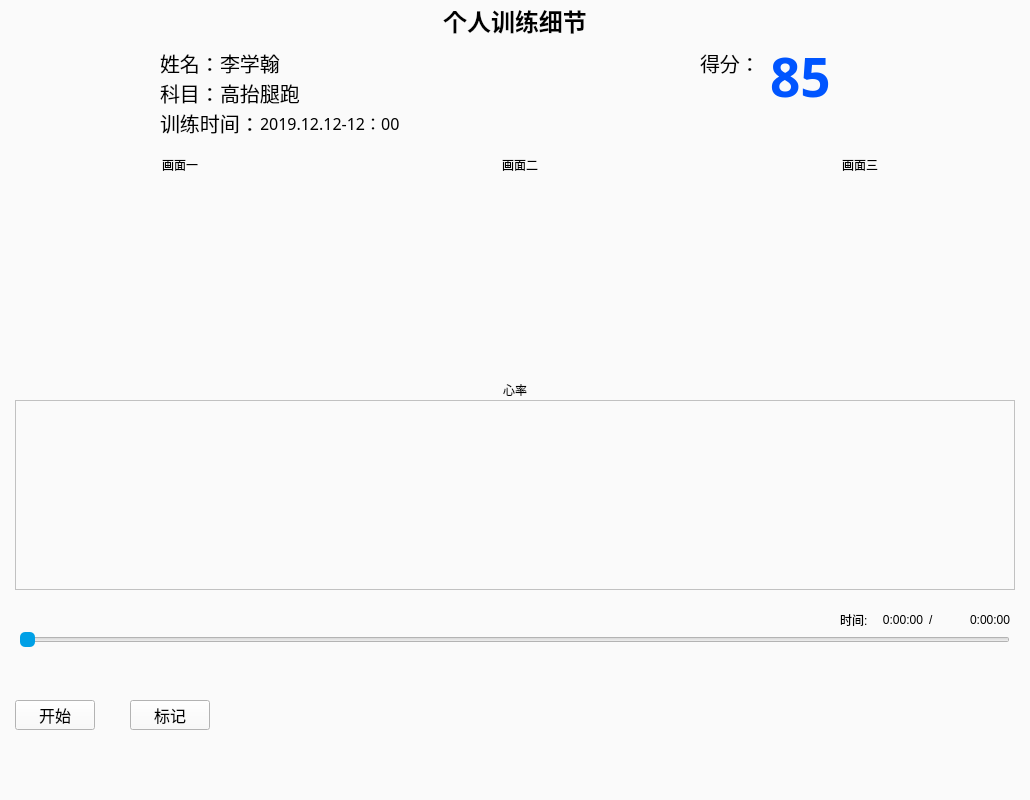
<?xml version="1.0" encoding="UTF-8"?>
<ui version="4.0">
 <class>Replay</class>
 <widget class="QWidget" name="Replay">
  <property name="geometry">
   <rect>
    <x>0</x>
    <y>0</y>
    <width>1030</width>
    <height>800</height>
   </rect>
  </property>
  <property name="windowTitle">
   <string>Replay</string>
  </property>
  <property name="styleSheet">
   <string notr="true">background-color: rgb(250, 250, 250);</string>
  </property>
  <widget class="QLabel" name="label_27">
   <property name="geometry">
    <rect>
     <x>385</x>
     <y>0</y>
     <width>260</width>
     <height>40</height>
    </rect>
   </property>
   <property name="font">
    <font>
     <pointsize>18</pointsize>
     <weight>75</weight>
     <bold>true</bold>
    </font>
   </property>
   <property name="layoutDirection">
    <enum>Qt::LeftToRight</enum>
   </property>
   <property name="text">
    <string>个人训练细节</string>
   </property>
   <property name="alignment">
    <set>Qt::AlignCenter</set>
   </property>
  </widget>
  <widget class="QLabel" name="label">
   <property name="geometry">
    <rect>
     <x>160</x>
     <y>50</y>
     <width>60</width>
     <height>25</height>
    </rect>
   </property>
   <property name="font">
    <font>
     <family>黑体</family>
     <pointsize>15</pointsize>
     <weight>50</weight>
     <bold>false</bold>
    </font>
   </property>
   <property name="text">
    <string>姓名：</string>
   </property>
  </widget>
  <widget class="QLabel" name="label_name">
   <property name="geometry">
    <rect>
     <x>220</x>
     <y>50</y>
     <width>80</width>
     <height>25</height>
    </rect>
   </property>
   <property name="font">
    <font>
     <family>宋体</family>
     <pointsize>15</pointsize>
    </font>
   </property>
   <property name="text">
    <string>李学翰</string>
   </property>
  </widget>
  <widget class="QLabel" name="label_3">
   <property name="geometry">
    <rect>
     <x>160</x>
     <y>80</y>
     <width>60</width>
     <height>25</height>
    </rect>
   </property>
   <property name="font">
    <font>
     <family>黑体</family>
     <pointsize>15</pointsize>
     <weight>50</weight>
     <bold>false</bold>
    </font>
   </property>
   <property name="text">
    <string>科目：</string>
   </property>
  </widget>
  <widget class="QLabel" name="label_pro">
   <property name="geometry">
    <rect>
     <x>220</x>
     <y>80</y>
     <width>100</width>
     <height>25</height>
    </rect>
   </property>
   <property name="font">
    <font>
     <family>宋体</family>
     <pointsize>15</pointsize>
    </font>
   </property>
   <property name="text">
    <string>高抬腿跑</string>
   </property>
  </widget>
  <widget class="QLabel" name="label_time">
   <property name="geometry">
    <rect>
     <x>260</x>
     <y>110</y>
     <width>150</width>
     <height>25</height>
    </rect>
   </property>
   <property name="font">
    <font>
     <family>宋体</family>
     <pointsize>12</pointsize>
    </font>
   </property>
   <property name="text">
    <string>2019.12.12-12：00</string>
   </property>
  </widget>
  <widget class="QLabel" name="label_6">
   <property name="geometry">
    <rect>
     <x>160</x>
     <y>110</y>
     <width>101</width>
     <height>25</height>
    </rect>
   </property>
   <property name="font">
    <font>
     <family>黑体</family>
     <pointsize>15</pointsize>
     <weight>50</weight>
     <bold>false</bold>
    </font>
   </property>
   <property name="text">
    <string>训练时间：</string>
   </property>
  </widget>
  <widget class="QLabel" name="label_7">
   <property name="geometry">
    <rect>
     <x>700</x>
     <y>50</y>
     <width>60</width>
     <height>25</height>
    </rect>
   </property>
   <property name="font">
    <font>
     <family>黑体</family>
     <pointsize>15</pointsize>
     <weight>50</weight>
     <bold>false</bold>
    </font>
   </property>
   <property name="text">
    <string>得分：</string>
   </property>
  </widget>
  <widget class="QLabel" name="label_score">
   <property name="geometry">
    <rect>
     <x>770</x>
     <y>40</y>
     <width>90</width>
     <height>90</height>
    </rect>
   </property>
   <property name="font">
    <font>
     <family>黑体</family>
     <pointsize>40</pointsize>
     <weight>75</weight>
     <italic>false</italic>
     <bold>true</bold>
    </font>
   </property>
   <property name="styleSheet">
    <string notr="true">color: rgb(0, 85, 255);</string>
   </property>
   <property name="text">
    <string>85</string>
   </property>
   <property name="alignment">
    <set>Qt::AlignLeading|Qt::AlignLeft|Qt::AlignTop</set>
   </property>
  </widget>
  <widget class="QLabel" name="label_video1">
   <property name="geometry">
    <rect>
     <x>20</x>
     <y>180</y>
     <width>320</width>
     <height>180</height>
    </rect>
   </property>
   <property name="text">
    <string/>
   </property>
   <property name="alignment">
    <set>Qt::AlignCenter</set>
   </property>
  </widget>
  <widget class="QLabel" name="label_9">
   <property name="geometry">
    <rect>
     <x>150</x>
     <y>155</y>
     <width>60</width>
     <height>20</height>
    </rect>
   </property>
   <property name="text">
    <string>画面一</string>
   </property>
   <property name="alignment">
    <set>Qt::AlignCenter</set>
   </property>
  </widget>
  <widget class="QLabel" name="label_video2">
   <property name="geometry">
    <rect>
     <x>360</x>
     <y>180</y>
     <width>320</width>
     <height>180</height>
    </rect>
   </property>
   <property name="text">
    <string/>
   </property>
   <property name="alignment">
    <set>Qt::AlignCenter</set>
   </property>
  </widget>
  <widget class="QLabel" name="label_10">
   <property name="geometry">
    <rect>
     <x>490</x>
     <y>155</y>
     <width>60</width>
     <height>20</height>
    </rect>
   </property>
   <property name="text">
    <string>画面二</string>
   </property>
   <property name="alignment">
    <set>Qt::AlignCenter</set>
   </property>
  </widget>
  <widget class="QLabel" name="label_video3">
   <property name="geometry">
    <rect>
     <x>700</x>
     <y>180</y>
     <width>320</width>
     <height>180</height>
    </rect>
   </property>
   <property name="text">
    <string/>
   </property>
   <property name="alignment">
    <set>Qt::AlignCenter</set>
   </property>
  </widget>
  <widget class="QLabel" name="label_11">
   <property name="geometry">
    <rect>
     <x>830</x>
     <y>155</y>
     <width>60</width>
     <height>20</height>
    </rect>
   </property>
   <property name="text">
    <string>画面三</string>
   </property>
   <property name="alignment">
    <set>Qt::AlignCenter</set>
   </property>
  </widget>
  <widget class="QLabel" name="label_12">
   <property name="geometry">
    <rect>
     <x>485</x>
     <y>380</y>
     <width>60</width>
     <height>20</height>
    </rect>
   </property>
   <property name="text">
    <string>心率</string>
   </property>
   <property name="alignment">
    <set>Qt::AlignCenter</set>
   </property>
  </widget>
  <widget class="QChartView" name="chartView">
   <property name="geometry">
    <rect>
     <x>15</x>
     <y>400</y>
     <width>1000</width>
     <height>190</height>
    </rect>
   </property>
  </widget>
  <widget class="QWidget" name="layoutWidget">
   <property name="geometry">
    <rect>
     <x>840</x>
     <y>610</y>
     <width>171</width>
     <height>20</height>
    </rect>
   </property>
   <layout class="QHBoxLayout" name="horizontalLayout_2">
    <item>
     <widget class="QLabel" name="label_13">
      <property name="text">
       <string>时间:</string>
      </property>
     </widget>
    </item>
    <item>
     <widget class="QLabel" name="label_pos">
      <property name="text">
       <string>0:00:00</string>
      </property>
      <property name="alignment">
       <set>Qt::AlignRight|Qt::AlignTrailing|Qt::AlignVCenter</set>
      </property>
     </widget>
    </item>
    <item>
     <widget class="QLabel" name="label_14">
      <property name="text">
       <string>/</string>
      </property>
     </widget>
    </item>
    <item>
     <widget class="QLabel" name="label_total">
      <property name="text">
       <string>0:00:00</string>
      </property>
     </widget>
    </item>
   </layout>
  </widget>
  <widget class="QSlider" name="slider">
   <property name="geometry">
    <rect>
     <x>20</x>
     <y>630</y>
     <width>990</width>
     <height>20</height>
    </rect>
   </property>
   <property name="styleSheet">
    <string notr="true">QSlider::handle:horizontal {
        width: 6px;
        background: rgb(0, 160, 230);
        border-radius: 5px;
}</string>
   </property>
   <property name="orientation">
    <enum>Qt::Horizontal</enum>
   </property>
  </widget>
  <widget class="QPushButton" name="pushButton_on">
   <property name="geometry">
    <rect>
     <x>15</x>
     <y>700</y>
     <width>80</width>
     <height>30</height>
    </rect>
   </property>
   <property name="font">
    <font>
     <pointsize>12</pointsize>
    </font>
   </property>
   <property name="text">
    <string>开始</string>
   </property>
  </widget>
  <widget class="QPushButton" name="pushButton_star">
   <property name="geometry">
    <rect>
     <x>130</x>
     <y>700</y>
     <width>80</width>
     <height>30</height>
    </rect>
   </property>
   <property name="font">
    <font>
     <pointsize>12</pointsize>
    </font>
   </property>
   <property name="text">
    <string>标记</string>
   </property>
  </widget>
  <widget class="QLabel" name="label_remark">
   <property name="geometry">
    <rect>
     <x>330</x>
     <y>700</y>
     <width>300</width>
     <height>90</height>
    </rect>
   </property>
   <property name="font">
    <font>
     <family>宋体</family>
     <pointsize>12</pointsize>
     <weight>75</weight>
     <bold>true</bold>
    </font>
   </property>
   <property name="text">
    <string/>
   </property>
   <property name="alignment">
    <set>Qt::AlignLeading|Qt::AlignLeft|Qt::AlignTop</set>
   </property>
   <property name="wordWrap">
    <bool>true</bool>
   </property>
  </widget>
 </widget>
 <customwidgets>
  <customwidget>
   <class>QChartView</class>
   <extends>QGraphicsView</extends>
   <header>qchartview.h</header>
  </customwidget>
 </customwidgets>
 <resources/>
 <connections/>
</ui>
